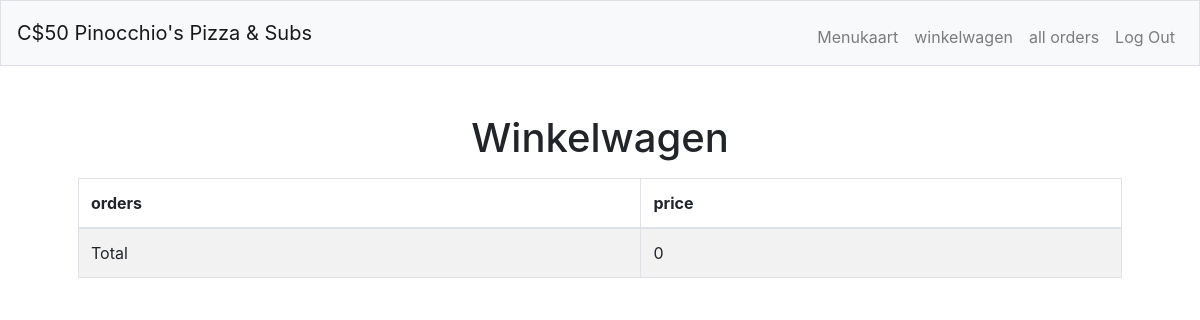
The page /winkelwagen (signed in) on the database as committed earlier.
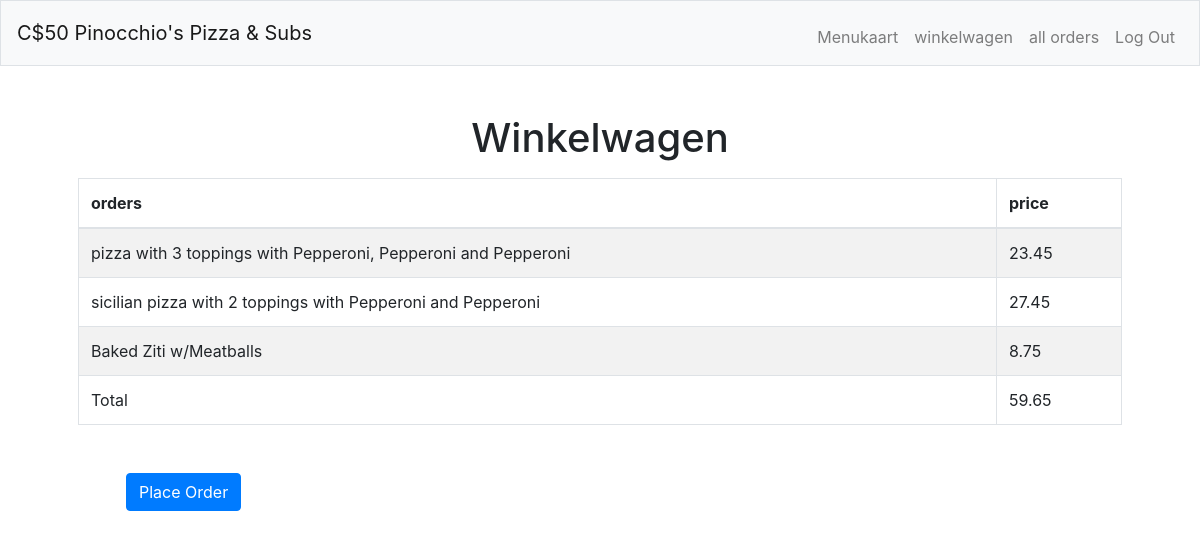
The same page on the database as committed later.
### orders/models.py (models this page shows)
class Orders(models.Model):
    username = models.CharField(max_length=64)
    product = models.CharField(max_length=30)
    topping1 = models.CharField(max_length=16, null=True, blank=True)
    topping2 = models.CharField(max_length=16, null=True, blank=True)
    topping3 = models.CharField(max_length=16, null=True, blank=True)
    extra_kaas = models.BooleanField(null=True, blank=True)
    price = models.FloatField()
    def __str__(self):
        if self.topping3:
            return f"{self.product} with {self.topping1}, {self.topping2} and {self.topping3}"
        elif self.topping2:
            return f"{self.product} with {self.topping1} and {self.topping2}"
        elif self.topping1:
            return f"{self.product} with {self.topping1}"
        elif self.extra_kaas:
            return f"{self.product} with extra cheese"
        else:
            return f"{self.product}"

### orders/views.py (the view)
# urls.py: path("winkelwagen", views.winkelwagen, name="winkelwagen"),
def winkelwagen(request):
    orders = Orders.objects.filter(username__exact=request.user)
    total_price = 0
    for order in orders:
        total_price +=order.price
    context = {
        'total_price':round(total_price,2),
        'orders':orders,
        'amount':len(orders)
    }
    return render(request,"winkelwagen.html",context)

### orders/templates/winkelwagen.html (shortened to what this page needs)
{% extends "layout_loggedin.html" %}
{% block main %}
    <h1>Winkelwagen</h1>
    <table id="myTable" class="table table-striped table-bordered" style="width:100%">
        <thead>
            <tr>
                <th>orders</th>
                <th>price</th>
            </tr>
        </thead>
        <tbody>
            <ul>
                {% for order in orders %}
                    <tr>
                        <td>{{ order }}</td>
                        <td>{{ order.price }}</td>
                    </tr>
                {% endfor %}
                <tr>
                    <td>Total</td>
                    <td>{{ total_price }}</td>
                </tr>
            </ul>
        </tbody>
      </table>
    {% if amount != 0 %}
    <form class="m-5" action="/commit_all_order" method="post">
      <button type="button" class="btn btn-primary" data-toggle="modal" data-target="#exampleModal">
        Place Order
      </button>
    </form>
    {% endif %}
{% endblock %}

### orders/templates/layout_loggedin.html (shortened to what this page needs)
<!DOCTYPE html>
<html lang="en">
    <head>
        <link href="https://maxcdn.bootstrapcdn.com/bootstrap/4.1.3/css/bootstrap.min.css" rel="stylesheet">
        <link href="/static/styles.css" rel="stylesheet">
    </head>
    <body>
        <nav class="navbar navbar-expand-md navbar-light bg-light border">
            <a class="navbar-brand" href="/home"><span class="blue">C</span><span class="red">$</span><span class="yellow">5</span><span class="green">0</span> <span class="red">Pinocchio's Pizza & Subs</span></a>
            <div class="collapse navbar-collapse" id="navbar">
                <ul class="navbar-nav ml-auto mt-2">
                  <li class="nav-item"><a class="nav-link" href="/">Menukaart</a></li>
                  <li class="nav-item"><a class="nav-link" href="/winkelwagen">winkelwagen</a></li>
                    {% if user.is_superuser %}
                      <li class="nav-item"><a class="nav-link" href="/show_orderlist">all orders</a></li>
                    {% else %}
                      <li class="nav-item"><a class="nav-link" href="/contact">contact</a></li>
                    {% endif %}
                    <li class="nav-item"><a class="nav-link" href="/logout">Log Out</a></li>
                </ul>
            </div>
        </nav>
        <main class="container p-5">
            {% block main %}{% endblock %}
        </main>
    </body>
</html>

### orders/static/styles.css (style rules this page uses)
H1 { text-align: center; }

Rows that differ between the two databases and show on the page:
added Orders: topping3+product+topping1 "pizza with 3 toppings with Pepperoni, Pepperoni and Pepperoni", price "23.45"
added Orders: topping3+topping2+product "sicilian pizza with 2 toppings with Pepperoni and Pepperoni", price "27.45"
added Orders: topping3+topping2+topping1 "Baked Ziti w/Meatballs", price "8.75"
Other text that changed with them:
{{ total_price }}: "0" → "59.65"
text now shown: "Place Order"
